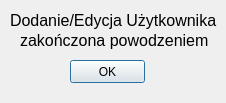
<?xml version="1.0" encoding="UTF-8"?>
<ui version="4.0">
 <class>DodanieAdminaPowodzenie</class>
 <widget class="QDialog" name="DodanieAdminaPowodzenie">
  <property name="geometry">
   <rect>
    <x>0</x>
    <y>0</y>
    <width>226</width>
    <height>103</height>
   </rect>
  </property>
  <property name="windowTitle">
   <string>Sukces !</string>
  </property>
  <widget class="QLabel" name="label">
   <property name="geometry">
    <rect>
     <x>10</x>
     <y>10</y>
     <width>211</width>
     <height>21</height>
    </rect>
   </property>
   <property name="font">
    <font>
     <pointsize>12</pointsize>
    </font>
   </property>
   <property name="text">
    <string>Dodanie/Edycja Użytkownika</string>
   </property>
   <property name="scaledContents">
    <bool>false</bool>
   </property>
  </widget>
  <widget class="QPushButton" name="pushButton">
   <property name="geometry">
    <rect>
     <x>70</x>
     <y>60</y>
     <width>75</width>
     <height>23</height>
    </rect>
   </property>
   <property name="text">
    <string>OK</string>
   </property>
  </widget>
  <widget class="QLabel" name="label_2">
   <property name="geometry">
    <rect>
     <x>20</x>
     <y>30</y>
     <width>201</width>
     <height>21</height>
    </rect>
   </property>
   <property name="font">
    <font>
     <pointsize>12</pointsize>
    </font>
   </property>
   <property name="text">
    <string>zakończona powodzeniem</string>
   </property>
   <property name="scaledContents">
    <bool>false</bool>
   </property>
  </widget>
 </widget>
 <resources/>
 <connections/>
</ui>
